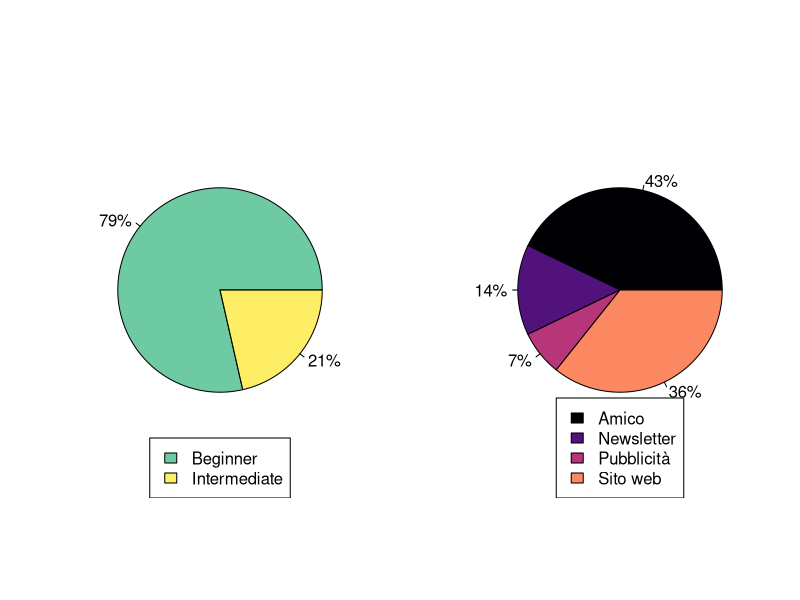

Write R code to recreate this figure.
DATIpartecipanti <- read.csv("DATIpartecipanti.csv", sep=";")

View(DATIpartecipanti)

data <- DATIpartecipanti
names(data)


table(data$LIVELLO)
table(data$LIVELLO, data$SPECIALIZZAZIONE)
table(data$SPECIALIZZAZIONE, data$LIVELLO)
prop.table(table(data$LIVELLO)) #proporzioni
round(prop.table(table(data$LIVELLO))*100) #percentuale


# install.packages("viridis")
library("viridis")



par(mfrow = c(1,2))

levelPalette <- viridis(2, alpha = 0.7, begin = 0.65)
levelData <- table(data$LIVELLO)
pie(levelData, labels = paste(round(prop.table(levelData)*100), "%", sep=""), col = levelPalette )
legend("bottom", legend = names(levelData), fill = levelPalette)



levelPalette <- magma(5, alpha = 1, begin = 0)
eventoData <- table(data$EVENTO)
pie(eventoData, labels = paste(round(prop.table(eventoData)*100), "%", sep=""), col = levelPalette )
legend("bottom", legend = names(eventoData), fill = levelPalette)


par(mfrow = c(1,1))
